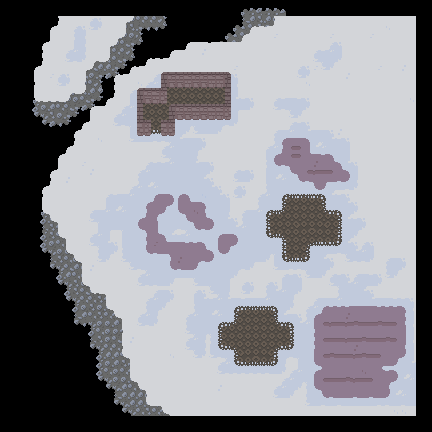

Rendered tile map (Tiled .tmx) drawn with the repository's tilesets; below, a short description and the map source with its tile grids summarised:
An orthogonal 54x54 tile map with 8x8 px tiles, 3 tile layers (dig_0, dig_1, rat_0), 2 tilesets.

<map version="1.9" tiledversion="1.9.2" orientation="orthogonal" renderorder="right-down" width="54" height="54" tilewidth="8" tileheight="8" infinite="0" nextlayerid="9" nextobjectid="1">
 <editorsettings>
  <export target="main_hub.tmj" format="json" />
 </editorsettings>
 <tileset firstgid="1" source="../main_tileset.tsx" />
 <tileset firstgid="337" source="../walls_tileset_0.tsx" />
 <layer id="5" name="dig_0" width="54" height="54">
  <data>[2916 cells, 302 non-empty, 20 distinct tile ids]</data>
 </layer>
 <layer id="1" name="dig_1" width="54" height="54">
  <data>[2916 cells, 2038 non-empty, 85 distinct tile ids]</data>
 </layer>
 <layer id="6" name="rat_0" width="54" height="54">
  <data>[2916 cells, 54 non-empty, 14 distinct tile ids]</data>
 </layer>
</map>
